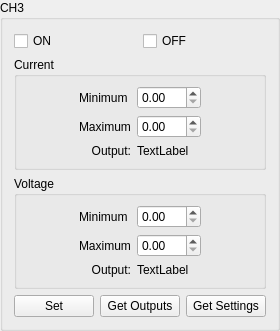
        <widget class="QGroupBox" name="groupBox_CH3">
         <property name="title">
          <string>CH3</string>
         </property>
         <layout class="QGridLayout" name="gridLayout_5">
          <item row="0" column="0" colspan="2">
           <widget class="QCheckBox" name="checkBox_CH3_ON">
            <property name="text">
             <string>ON</string>
            </property>
           </widget>
          </item>
          <item row="0" column="2" colspan="2">
           <widget class="QCheckBox" name="checkBox_CH3_OFF">
            <property name="text">
             <string>OFF</string>
            </property>
           </widget>
          </item>
          <item row="1" column="0" colspan="4">
           <widget class="QGroupBox" name="groupBox_CH3_Current">
            <property name="sizePolicy">
             <sizepolicy hsizetype="Preferred" vsizetype="Maximum">
              <horstretch>0</horstretch>
              <verstretch>0</verstretch>
             </sizepolicy>
            </property>
            <property name="title">
             <string>Current</string>
            </property>
            <layout class="QGridLayout" name="gridLayout_9">
             <item row="1" column="1">
              <widget class="QLabel" name="label_CH3_Current_Min">
               <property name="sizePolicy">
                <sizepolicy hsizetype="Maximum" vsizetype="Preferred">
                 <horstretch>0</horstretch>
                 <verstretch>0</verstretch>
                </sizepolicy>
               </property>
               <property name="text">
                <string>Minimum</string>
               </property>
              </widget>
             </item>
             <item row="2" column="1">
              <widget class="QLabel" name="label_CH3_Current_Max">
               <property name="sizePolicy">
                <sizepolicy hsizetype="Maximum" vsizetype="Preferred">
                 <horstretch>0</horstretch>
                 <verstretch>0</verstretch>
                </sizepolicy>
               </property>
               <property name="text">
                <string>Maximum</string>
               </property>
              </widget>
             </item>
             <item row="1" column="2">
              <widget class="QDoubleSpinBox" name="doubleSpinBox_CH3_Current_Min">
               <property name="sizePolicy">
                <sizepolicy hsizetype="MinimumExpanding" vsizetype="Fixed">
                 <horstretch>0</horstretch>
                 <verstretch>0</verstretch>
                </sizepolicy>
               </property>
              </widget>
             </item>
             <item row="3" column="2">
              <widget class="QLabel" name="label_CH3_Current_Output_Result">
               <property name="sizePolicy">
                <sizepolicy hsizetype="Preferred" vsizetype="Maximum">
                 <horstretch>0</horstretch>
                 <verstretch>0</verstretch>
                </sizepolicy>
               </property>
               <property name="text">
                <string>TextLabel</string>
               </property>
              </widget>
             </item>
             <item row="2" column="3">
              <spacer name="horizontalSpacer_15">
               <property name="orientation">
                <enum>Qt::Horizontal</enum>
               </property>
               <property name="sizeHint" stdset="0">
                <size>
                 <width>0</width>
                 <height>0</height>
                </size>
               </property>
              </spacer>
             </item>
             <item row="2" column="0">
              <spacer name="horizontalSpacer_16">
               <property name="orientation">
                <enum>Qt::Horizontal</enum>
               </property>
               <property name="sizeHint" stdset="0">
                <size>
                 <width>0</width>
                 <height>0</height>
                </size>
               </property>
              </spacer>
             </item>
             <item row="2" column="2">
              <widget class="QDoubleSpinBox" name="doubleSpinBox_CH3_Current_Max">
               <property name="sizePolicy">
                <sizepolicy hsizetype="MinimumExpanding" vsizetype="Fixed">
                 <horstretch>0</horstretch>
                 <verstretch>0</verstretch>
                </sizepolicy>
               </property>
               <property name="maximum">
                <double>100.000000000000000</double>
               </property>
              </widget>
             </item>
             <item row="3" column="1">
              <widget class="QLabel" name="label_CH3_Current_Output">
               <property name="sizePolicy">
                <sizepolicy hsizetype="Preferred" vsizetype="Maximum">
                 <horstretch>0</horstretch>
                 <verstretch>0</verstretch>
                </sizepolicy>
               </property>
               <property name="text">
                <string> Output:</string>
               </property>
               <property name="alignment">
                <set>Qt::AlignRight|Qt::AlignTrailing|Qt::AlignVCenter</set>
               </property>
              </widget>
             </item>
            </layout>
           </widget>
          </item>
          <item row="2" column="0" colspan="4">
           <widget class="QGroupBox" name="groupBox_CH3_Voltage">
            <property name="sizePolicy">
             <sizepolicy hsizetype="Preferred" vsizetype="Maximum">
              <horstretch>0</horstretch>
              <verstretch>0</verstretch>
             </sizepolicy>
            </property>
            <property name="title">
             <string>Voltage</string>
            </property>
            <layout class="QGridLayout" name="gridLayout_16">
             <item row="2" column="1">
              <widget class="QLabel" name="label_CH3_Voltage_Max">
               <property name="sizePolicy">
                <sizepolicy hsizetype="Maximum" vsizetype="Preferred">
                 <horstretch>0</horstretch>
                 <verstretch>0</verstretch>
                </sizepolicy>
               </property>
               <property name="text">
                <string>Maximum</string>
               </property>
              </widget>
             </item>
             <item row="2" column="2">
              <widget class="QDoubleSpinBox" name="doubleSpinBox_CH3_Voltage_Max">
               <property name="sizePolicy">
                <sizepolicy hsizetype="MinimumExpanding" vsizetype="Fixed">
                 <horstretch>0</horstretch>
                 <verstretch>0</verstretch>
                </sizepolicy>
               </property>
               <property name="maximum">
                <double>100.000000000000000</double>
               </property>
              </widget>
             </item>
             <item row="1" column="3" rowspan="3">
              <spacer name="horizontalSpacer_33">
               <property name="orientation">
                <enum>Qt::Horizontal</enum>
               </property>
               <property name="sizeHint" stdset="0">
                <size>
                 <width>0</width>
                 <height>0</height>
                </size>
               </property>
              </spacer>
             </item>
             <item row="1" column="1">
              <widget class="QLabel" name="label_CH3_Voltage_Min">
               <property name="sizePolicy">
                <sizepolicy hsizetype="Maximum" vsizetype="Preferred">
                 <horstretch>0</horstretch>
                 <verstretch>0</verstretch>
                </sizepolicy>
               </property>
               <property name="text">
                <string>Minimum</string>
               </property>
              </widget>
             </item>
             <item row="1" column="0" rowspan="3">
              <spacer name="horizontalSpacer_14">
               <property name="orientation">
                <enum>Qt::Horizontal</enum>
               </property>
               <property name="sizeHint" stdset="0">
                <size>
                 <width>0</width>
                 <height>0</height>
                </size>
               </property>
              </spacer>
             </item>
             <item row="1" column="2">
              <widget class="QDoubleSpinBox" name="doubleSpinBox_CH3_Voltage_Min">
               <property name="sizePolicy">
                <sizepolicy hsizetype="MinimumExpanding" vsizetype="Fixed">
                 <horstretch>0</horstretch>
                 <verstretch>0</verstretch>
                </sizepolicy>
               </property>
              </widget>
             </item>
             <item row="3" column="2">
              <widget class="QLabel" name="label_CH3_Voltage_Output_Result">
               <property name="sizePolicy">
                <sizepolicy hsizetype="Preferred" vsizetype="Maximum">
                 <horstretch>0</horstretch>
                 <verstretch>0</verstretch>
                </sizepolicy>
               </property>
               <property name="text">
                <string>TextLabel</string>
               </property>
              </widget>
             </item>
             <item row="3" column="1">
              <widget class="QLabel" name="label_CH3_Voltage_Output">
               <property name="sizePolicy">
                <sizepolicy hsizetype="Preferred" vsizetype="Maximum">
                 <horstretch>0</horstretch>
                 <verstretch>0</verstretch>
                </sizepolicy>
               </property>
               <property name="text">
                <string> Output:</string>
               </property>
               <property name="alignment">
                <set>Qt::AlignRight|Qt::AlignTrailing|Qt::AlignVCenter</set>
               </property>
              </widget>
             </item>
            </layout>
           </widget>
          </item>
          <item row="3" column="0">
           <widget class="QPushButton" name="pushButton_CH3_Set">
            <property name="text">
             <string>Set</string>
            </property>
           </widget>
          </item>
          <item row="3" column="1" colspan="2">
           <widget class="QPushButton" name="pushButton_CH3_Get_Outputs">
            <property name="text">
             <string>Get Outputs</string>
            </property>
           </widget>
          </item>
          <item row="3" column="3">
           <widget class="QPushButton" name="pushButton_CH3_Get_Settings">
            <property name="text">
             <string>Get Settings</string>
            </property>
           </widget>
          </item>
         </layout>
        </widget>
